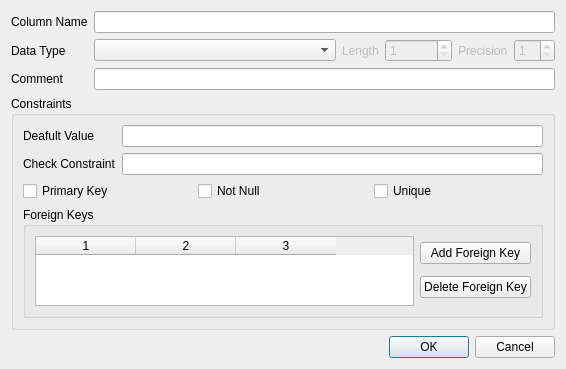
<?xml version="1.0" encoding="UTF-8"?>
<ui version="4.0">
 <class>ColumnDialog</class>
 <widget class="QDialog" name="ColumnDialog">
  <property name="geometry">
   <rect>
    <x>0</x>
    <y>0</y>
    <width>566</width>
    <height>352</height>
   </rect>
  </property>
  <property name="windowTitle">
   <string>Add Column</string>
  </property>
  <layout class="QGridLayout" name="gridLayout_2">
   <item row="0" column="0">
    <layout class="QVBoxLayout" name="verticalLayout_2">
     <item>
      <layout class="QFormLayout" name="formLayout_2">
       <item row="0" column="0">
        <widget class="QLabel" name="lblName">
         <property name="text">
          <string>Column Name</string>
         </property>
        </widget>
       </item>
       <item row="0" column="1">
        <widget class="QLineEdit" name="edtName"/>
       </item>
       <item row="1" column="0">
        <widget class="QLabel" name="lblType">
         <property name="text">
          <string>Data Type</string>
         </property>
        </widget>
       </item>
       <item row="1" column="1">
        <layout class="QHBoxLayout" name="horizontalLayout_3">
         <item>
          <widget class="QComboBox" name="cbDataType">
           <property name="sizePolicy">
            <sizepolicy hsizetype="MinimumExpanding" vsizetype="Fixed">
             <horstretch>0</horstretch>
             <verstretch>0</verstretch>
            </sizepolicy>
           </property>
          </widget>
         </item>
         <item>
          <layout class="QHBoxLayout" name="layoutSize">
           <item>
            <widget class="QLabel" name="lblSize">
             <property name="enabled">
              <bool>false</bool>
             </property>
             <property name="text">
              <string>Length</string>
             </property>
            </widget>
           </item>
           <item>
            <widget class="QSpinBox" name="edtSize">
             <property name="enabled">
              <bool>false</bool>
             </property>
             <property name="minimum">
              <number>1</number>
             </property>
             <property name="maximum">
              <number>99999999</number>
             </property>
            </widget>
           </item>
          </layout>
         </item>
         <item>
          <layout class="QHBoxLayout" name="layoutPrecision">
           <item>
            <widget class="QLabel" name="blPrecision">
             <property name="enabled">
              <bool>false</bool>
             </property>
             <property name="text">
              <string>Precision</string>
             </property>
            </widget>
           </item>
           <item>
            <widget class="QSpinBox" name="edtPrecision">
             <property name="enabled">
              <bool>false</bool>
             </property>
             <property name="minimum">
              <number>1</number>
             </property>
            </widget>
           </item>
          </layout>
         </item>
        </layout>
       </item>
       <item row="2" column="0">
        <widget class="QLabel" name="lblComment">
         <property name="text">
          <string>Comment</string>
         </property>
        </widget>
       </item>
       <item row="2" column="1">
        <widget class="QLineEdit" name="edtComment"/>
       </item>
      </layout>
     </item>
     <item>
      <widget class="QGroupBox" name="grpConstraints">
       <property name="title">
        <string>Constraints</string>
       </property>
       <property name="flat">
        <bool>false</bool>
       </property>
       <layout class="QGridLayout" name="gridLayout_3">
        <item row="0" column="0">
         <layout class="QVBoxLayout" name="verticalLayout_4">
          <item>
           <layout class="QVBoxLayout" name="verticalLayout">
            <item>
             <layout class="QFormLayout" name="formLayout">
              <item row="0" column="0">
               <widget class="QLabel" name="lblDefault">
                <property name="text">
                 <string>Deafult Value</string>
                </property>
               </widget>
              </item>
              <item row="0" column="1">
               <widget class="QLineEdit" name="edtDefault"/>
              </item>
              <item row="1" column="0">
               <widget class="QLabel" name="lblCheck">
                <property name="text">
                 <string>Check Constraint</string>
                </property>
               </widget>
              </item>
              <item row="1" column="1">
               <widget class="QLineEdit" name="edtCheck"/>
              </item>
             </layout>
            </item>
            <item>
             <layout class="QHBoxLayout" name="horizontalLayout">
              <item>
               <widget class="QCheckBox" name="chkPrimaryKey">
                <property name="text">
                 <string>Primary Key</string>
                </property>
               </widget>
              </item>
              <item>
               <widget class="QCheckBox" name="chkNotNull">
                <property name="text">
                 <string>Not Null</string>
                </property>
               </widget>
              </item>
              <item>
               <widget class="QCheckBox" name="chkUnique">
                <property name="text">
                 <string>Unique</string>
                </property>
               </widget>
              </item>
             </layout>
            </item>
           </layout>
          </item>
          <item>
           <widget class="QGroupBox" name="grpFK">
            <property name="title">
             <string>Foreign Keys</string>
            </property>
            <layout class="QGridLayout" name="gridLayout">
             <item row="0" column="0">
              <layout class="QHBoxLayout" name="horizontalLayout_2">
               <item>
                <widget class="QTableWidget" name="viewForeignKeys">
                 <property name="editTriggers">
                  <set>QAbstractItemView::NoEditTriggers</set>
                 </property>
                 <property name="tabKeyNavigation">
                  <bool>false</bool>
                 </property>
                 <property name="showDropIndicator" stdset="0">
                  <bool>false</bool>
                 </property>
                 <property name="dragDropOverwriteMode">
                  <bool>false</bool>
                 </property>
                 <property name="selectionMode">
                  <enum>QAbstractItemView::SingleSelection</enum>
                 </property>
                 <property name="selectionBehavior">
                  <enum>QAbstractItemView::SelectRows</enum>
                 </property>
                 <attribute name="horizontalHeaderHighlightSections">
                  <bool>false</bool>
                 </attribute>
                 <attribute name="horizontalHeaderMinimumSectionSize">
                  <number>70</number>
                 </attribute>
                 <attribute name="verticalHeaderVisible">
                  <bool>false</bool>
                 </attribute>
                 <attribute name="verticalHeaderDefaultSectionSize">
                  <number>17</number>
                 </attribute>
                 <column>
                  <property name="text">
                   <string notr="true">1</string>
                  </property>
                 </column>
                 <column>
                  <property name="text">
                   <string notr="true">2</string>
                  </property>
                 </column>
                 <column>
                  <property name="text">
                   <string notr="true">3</string>
                  </property>
                 </column>
                </widget>
               </item>
               <item>
                <layout class="QVBoxLayout" name="verticalLayout_3">
                 <item>
                  <widget class="QPushButton" name="btnAddFK">
                   <property name="text">
                    <string>Add Foreign Key</string>
                   </property>
                  </widget>
                 </item>
                 <item>
                  <widget class="QPushButton" name="btnDelFK">
                   <property name="text">
                    <string>Delete Foreign Key</string>
                   </property>
                  </widget>
                 </item>
                </layout>
               </item>
              </layout>
             </item>
            </layout>
           </widget>
          </item>
         </layout>
        </item>
       </layout>
      </widget>
     </item>
     <item>
      <widget class="QDialogButtonBox" name="buttonBox">
       <property name="orientation">
        <enum>Qt::Horizontal</enum>
       </property>
       <property name="standardButtons">
        <set>QDialogButtonBox::Cancel|QDialogButtonBox::Ok</set>
       </property>
      </widget>
     </item>
    </layout>
   </item>
  </layout>
 </widget>
 <resources/>
 <connections>
  <connection>
   <sender>buttonBox</sender>
   <signal>accepted()</signal>
   <receiver>ColumnDialog</receiver>
   <slot>accept()</slot>
   <hints>
    <hint type="sourcelabel">
     <x>248</x>
     <y>254</y>
    </hint>
    <hint type="destinationlabel">
     <x>157</x>
     <y>274</y>
    </hint>
   </hints>
  </connection>
  <connection>
   <sender>buttonBox</sender>
   <signal>rejected()</signal>
   <receiver>ColumnDialog</receiver>
   <slot>reject()</slot>
   <hints>
    <hint type="sourcelabel">
     <x>316</x>
     <y>260</y>
    </hint>
    <hint type="destinationlabel">
     <x>286</x>
     <y>274</y>
    </hint>
   </hints>
  </connection>
 </connections>
</ui>
